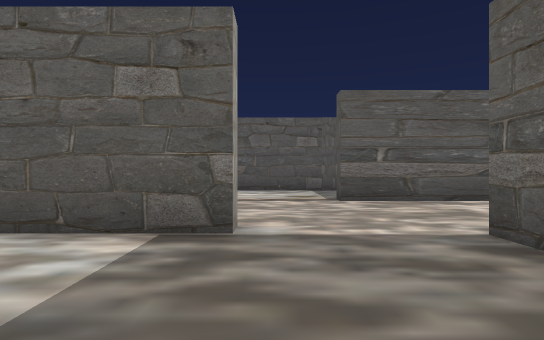
view 1 (above)

24 first-person views from a walk through a scene from a Unity 3-D project. The camera is 1.4 m above the floor, looks level and sees 80° across. The floor is counted in squares, 2 m on a side. Each view is taken from the middle of a square. On the plan, view 1 faces up. The plan holds only what a view shows up to about 10 squares ahead; the rest is blank. The place goes on beyond the plan. The player is left out.

view 2
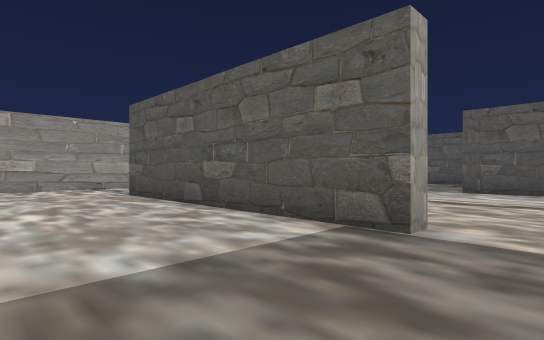

view 3
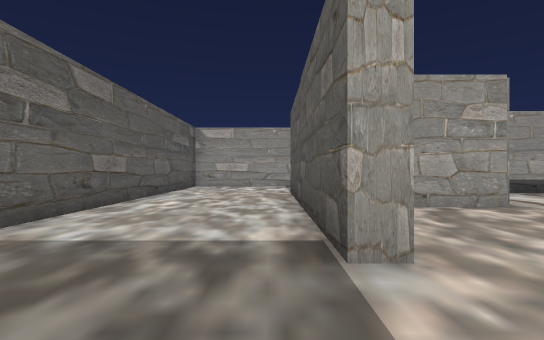

view 4
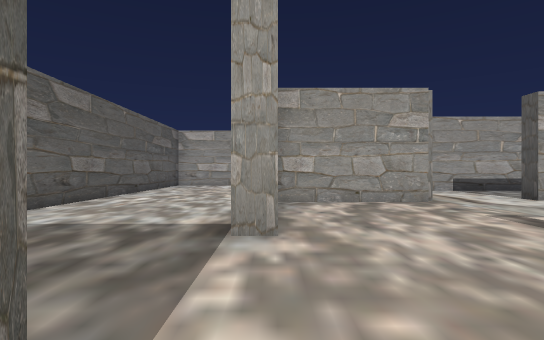

view 5
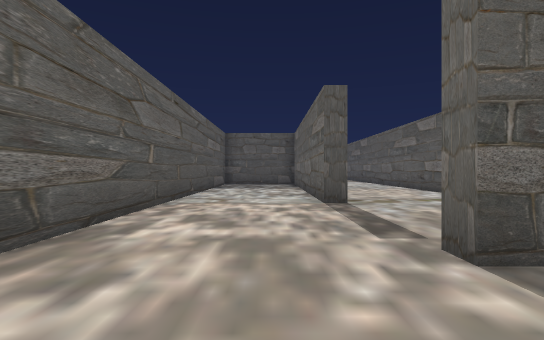

view 6
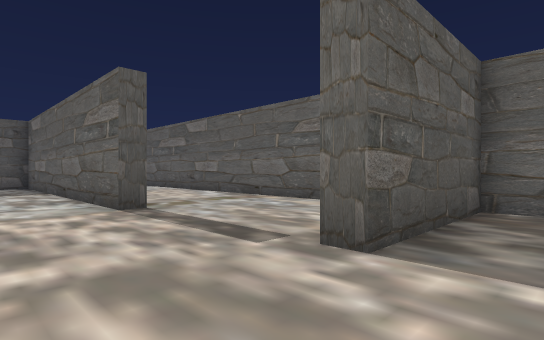

view 7
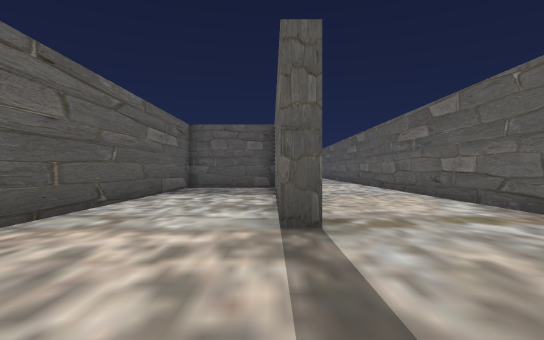

view 8
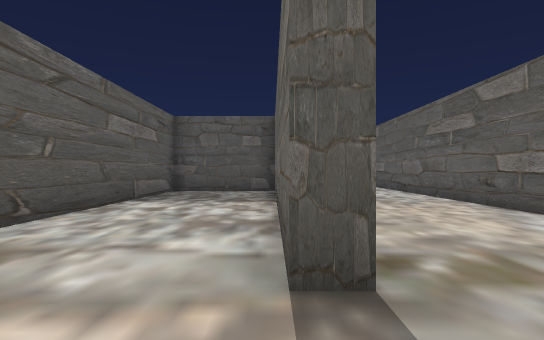

view 9
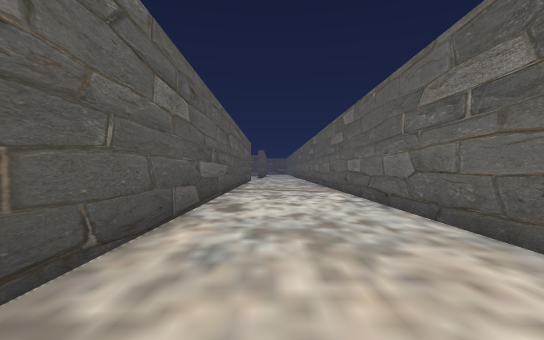

view 10
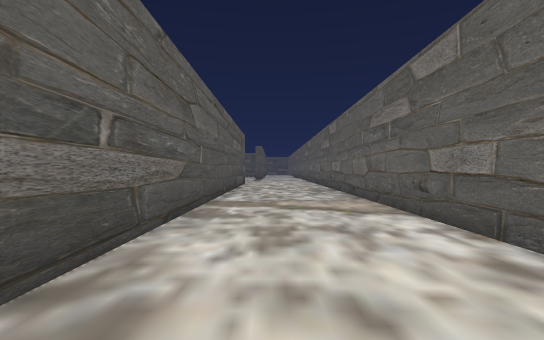

view 11
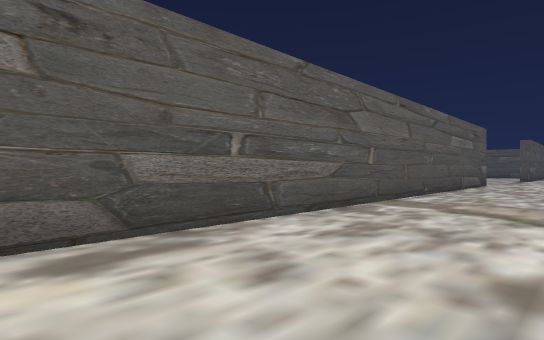

view 12
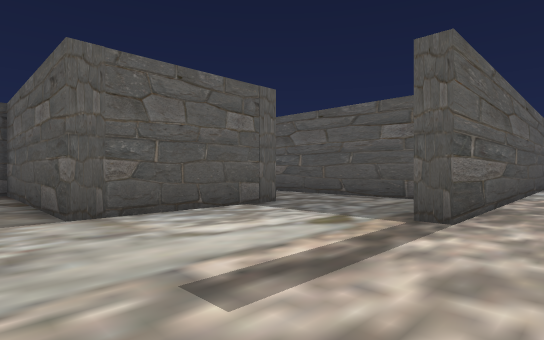

view 13
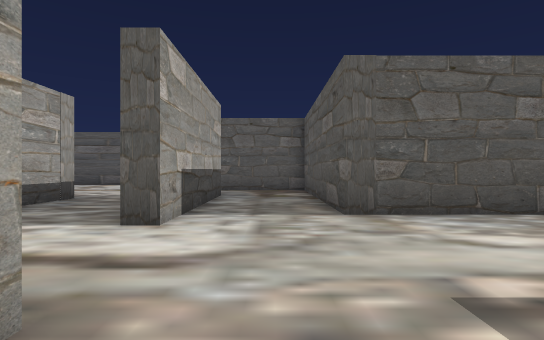

view 14
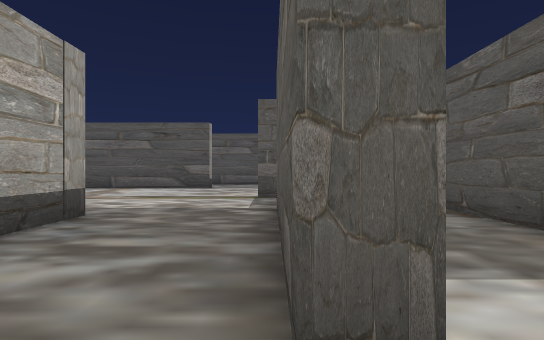

view 15
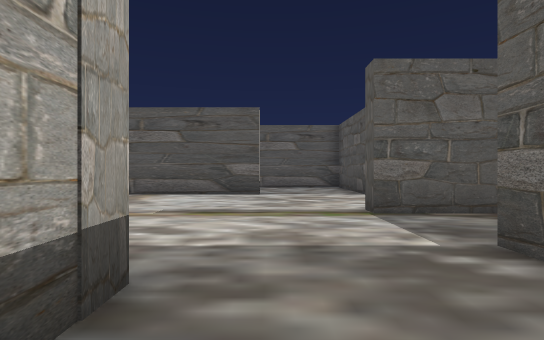

view 16
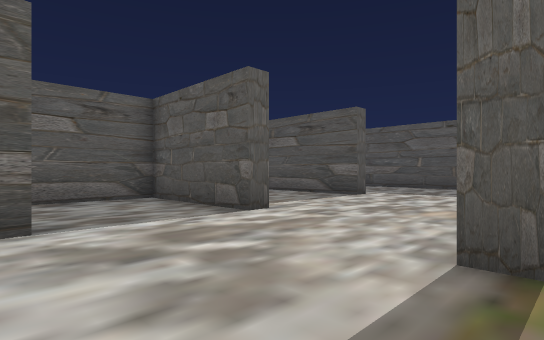

view 17
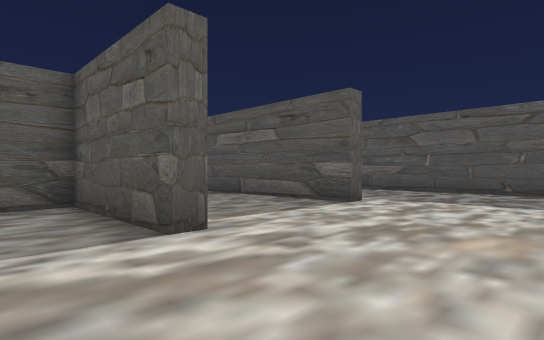

view 18
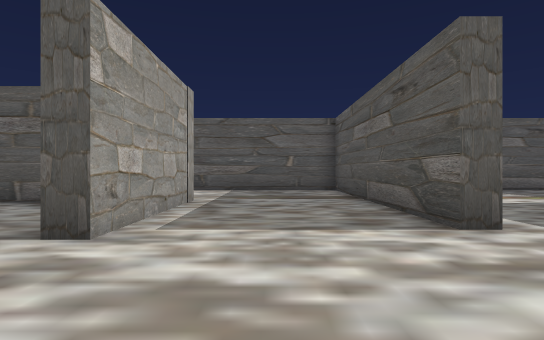

view 19
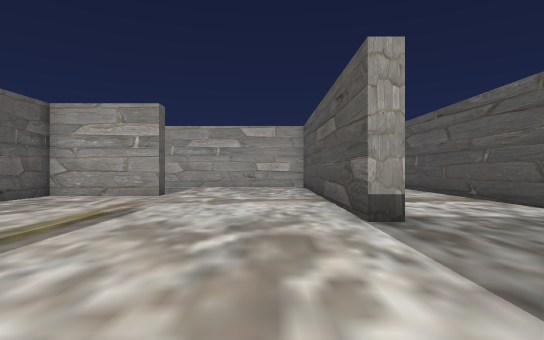

view 20
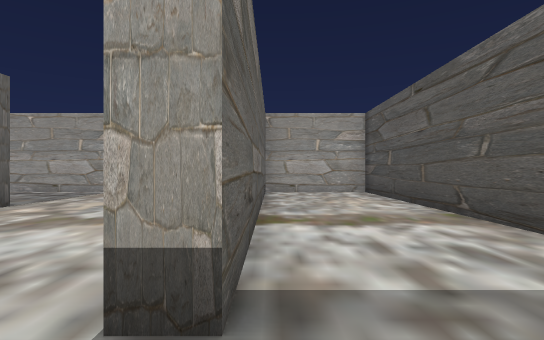

view 21
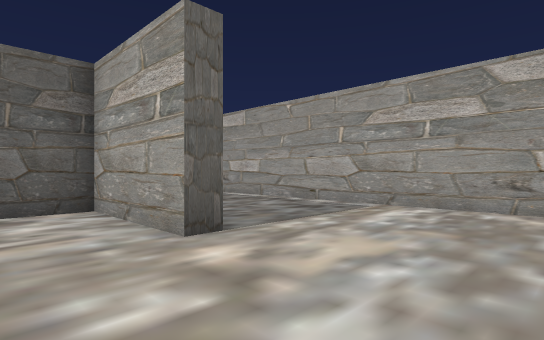

view 22
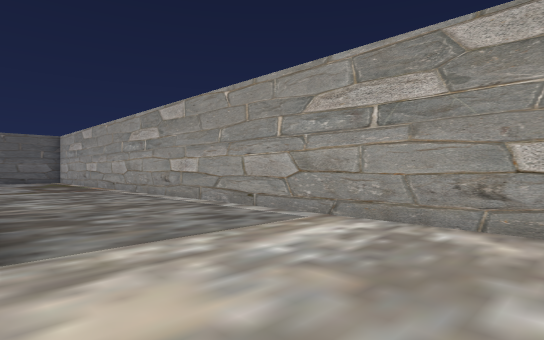

view 23
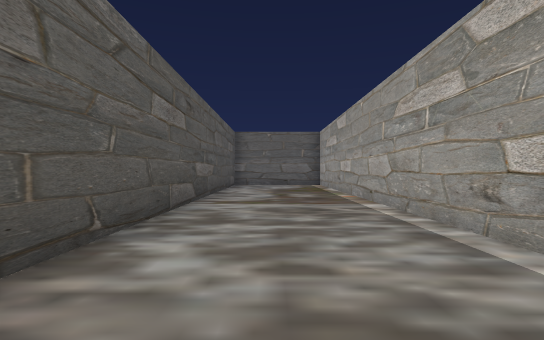

view 24
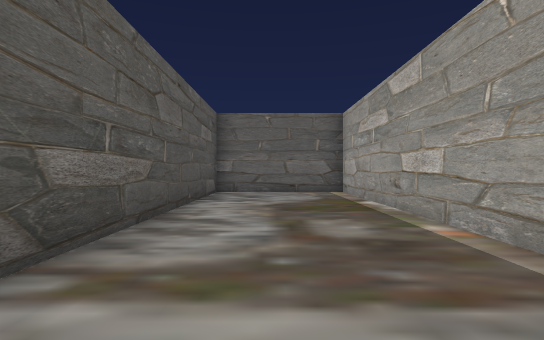

### Floor plan
Points are (right, up) in squares from view 1. A wall is a line through its corners. A room is listed if a view was taken in it or the views show most of it. See-through windows are left out.
Room 1 (views 1, 2, 3, 4, 5, 6, 7, 8, 9, 10, 11, 12, 13, 14, 15)
walls: (-0.4, 4.1) (-0.4, 3.6) (-8.2, 3.6); (6.9, 3.4) (6.9, 3.9) (13.1, 3.9); (4.9, 9) (4.9, 12.2); (1.5, -0.3) (2.3, -0.3) (2.3, 3.5) (2.9, 3.5); (5.6, -0.3) (24, -0.3); (2.2, 11.1) (-1.9, 11.1) (-1.9, 17.2) (-5.4, 17.2); (-4.1, 7.5) (-4.1, 4.1); (-8, -0.3) (-1.9, -0.3); (15, 7.3) (1.5, 7.3) (1.5, 7.9); (-4.4, 14.9) (-4.4, 10.1) (-4.9, 10.1) (-4.9, 15); (-7.9, 14) (-7.9, 10.2); (24.8, 3.4) (10.6, 3.4)
ways out: opening at (-6.5, 14.5) to room 2; opening at (-5, 15.5) to room 2
Room 2 (views 16, 17, 18, 19, 20, 21, 22, 23, 24)
walls: (0.8, 21.8) (0.2, 21.8) (0.2, 28); (4.9, 18.9) (4.9, 21.2); (-5.4, 17.2) (-5.4, 17.8); (-3.8, 25.5) (-3.8, 21.3) (-4.3, 21.3) (-4.3, 25) (-16, 25); (-12.2, 17) (-11.8, 17) (-11.8, 14) (-10.1, 14); (-16.3, 19.6) (-16.3, 0); (-16, 21.8) (-7.4, 21.8) (-7.4, 21.3) (-13, 21.3); (-12.3, 0) (-12.3, 13)
ways out: opening at (-6.5, 14.5) to room 1; opening at (-5, 15.5) to room 1

Positions as (right, up) in squares from view 1, and headings:
1: (0, 0), facing up
2: (1, 0), facing up-left
3: (2, 3), facing left
4: (3, 4), facing left
5: (0, 5), facing right
6: (1, 6), facing down-right
7: (3, 4), facing right
8: (5, 4), facing right
9: (9, 2), facing right
10: (14, 2), facing right
11: (14, 0), facing up-right
12: (-3, 6), facing up-right
13: (-3, 6), facing up
14: (-5, 9), facing up
15: (-7, 12), facing up
16: (-8, 17), facing up-right
17: (-6, 18), facing up-right
18: (-2, 18), facing up
19: (-3, 20), facing left
20: (-6, 22), facing left
21: (-10, 20), facing down-left
22: (-12, 20), facing down-left
23: (-14, 15), facing down
24: (-14, 10), facing down
